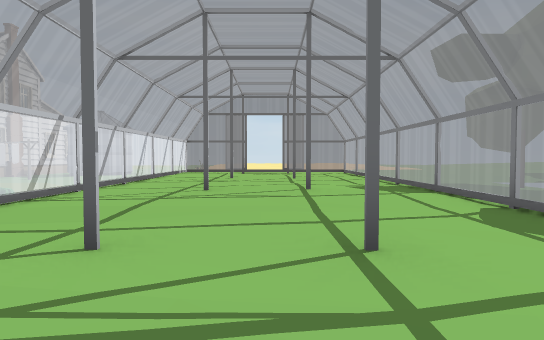
[1] (above)

13 first-person views from a walk through a scene from a Unity 3-D project. The camera is 1.2 m above the floor, tilts 2° down and sees 75° across. The floor is counted in squares, 2 m on a side. Each view is taken from the middle of a square. On the plan, view 1 faces up. The plan holds only what a view shows up to about 10 squares ahead; the rest is blank. The place goes on beyond the plan. The player character is not drawn. Door leaves are left out, so doorways stand open. Some surface patterns are stand-ins.

[2]
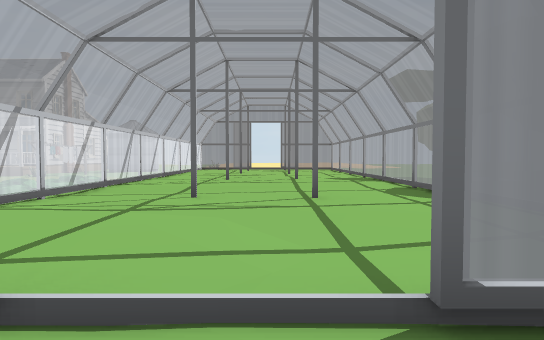

[3]
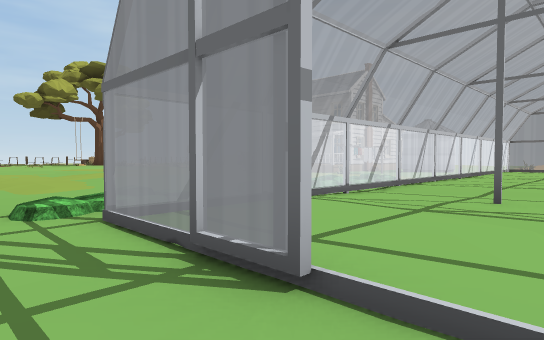

[4]
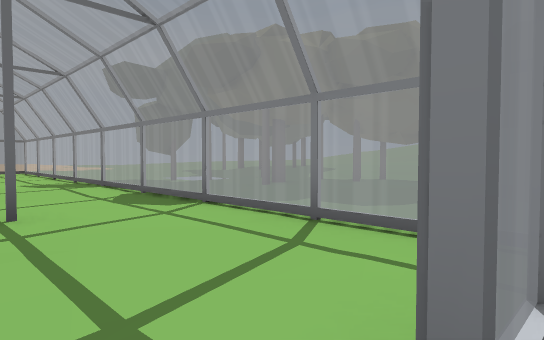

[5]
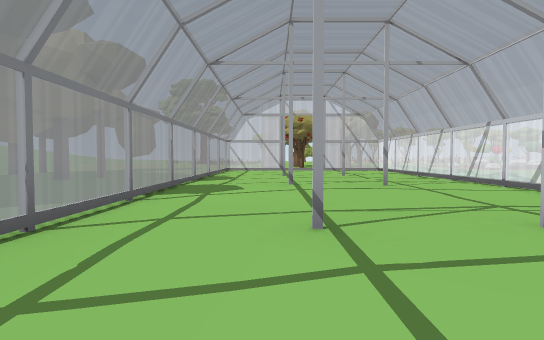

[6]
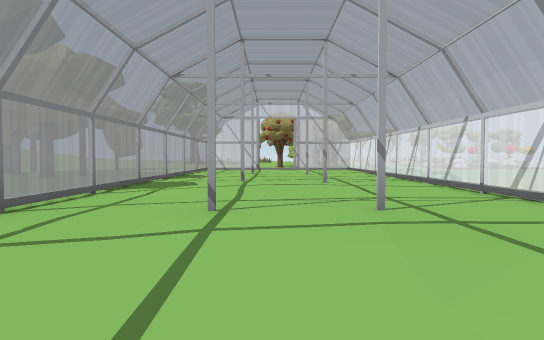

[7]
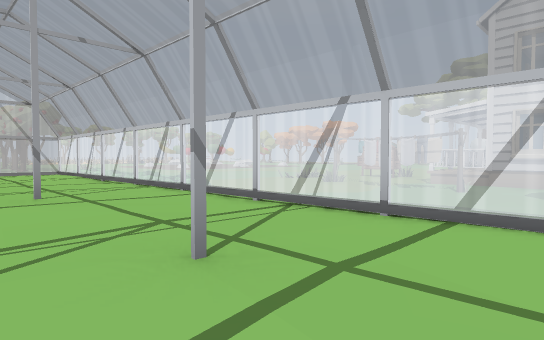

[8]
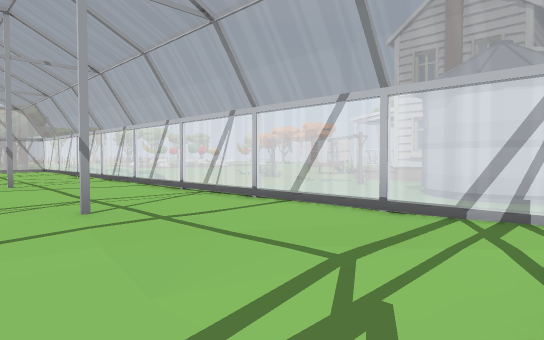

[9]
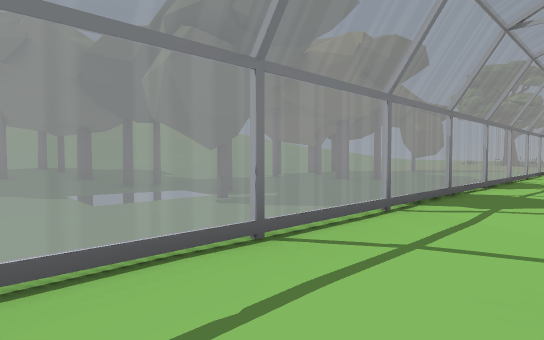

[10]
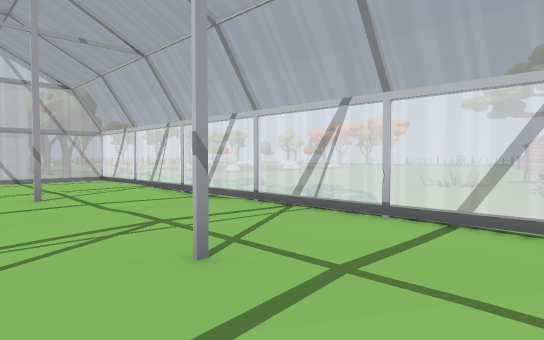

[11]
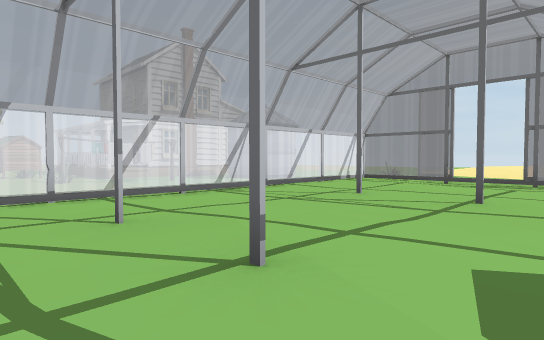

[12]
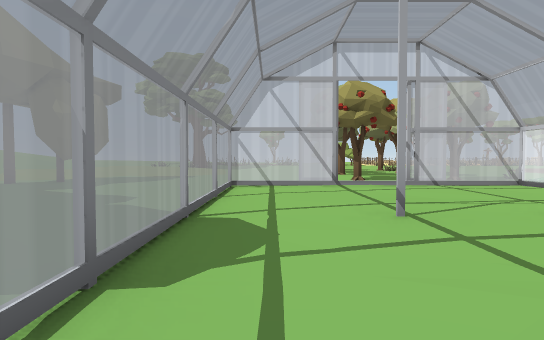

[13]
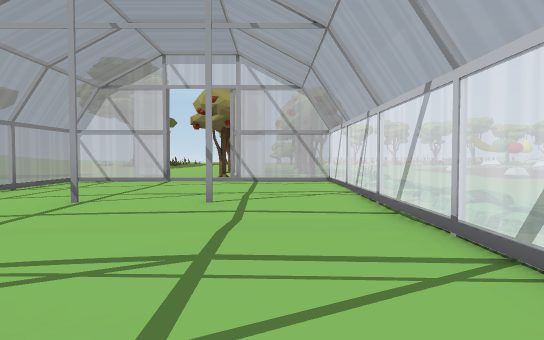

### Floor plan
Key: @ floor where view 1 was taken; # wall or solid block; . main floor; : floor 0.25 m higher than the main floor; - floor 0.25 m lower than the main floor; / step, stairs or slope; = window, fence, low wall or low ledge; T thing the floor can be seen under or through; O other object.
Columns run from 12 left of view 1 to 12 right of it. Each row starts with its distance up from view 1.
 14           ##.#
 13        ..T....
 12       #..T.....T..
 11     #....T.....T..-----/
 10 #####O...T.#.#.T.--  /-//
  9  ###.O...T.....T.-   --#:
  8   ...O...T.....T.-#  /#/
  7    O:O...T.....T....---
  6  .O.O....T.#.#.T......
  5  .......T......T.....
  4   ......T......T..#..
  3    .....=......T......
  2    :....=..#.#.T.....#
  1   ......=......T.....
  0  .......#...@..T......
 -1  .......#......T......
 -2   ......####.##......
 -3    /.........  ....#.#
 -4        ..O .O  .... ..

Where each view was taken, in squares from view 1:
view 1: 0 up, 0 right, facing up
view 2: 3 down, 0 right, facing up
view 3: 3 down, 0 right, facing up-left
view 4: 2 down, 0 right, facing up-right
view 5: 13 up, 1 right, facing down
view 6: 14 up, 0 right, facing down
view 7: 12 up, 0 right, facing down-left
view 8: 14 up, 0 right, facing down-left
view 9: 12 up, 1 right, facing down-right
view 10: 8 up, 0 right, facing down-left
view 11: 5 up, 2 right, facing up-left
view 12: 6 up, 2 right, facing down
view 13: 7 up, 2 left, facing down
